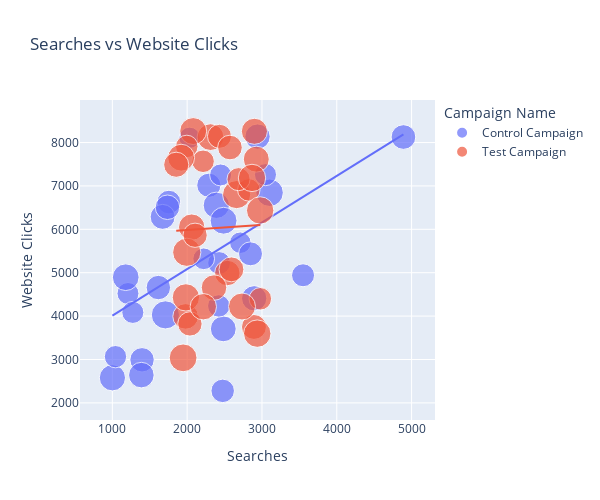

Write notebook code for a chart like this one.
### Code cell
# Searches vs Website Clicks

fig = px.scatter(data_frame=df, x='Searches', y='Website Clicks', color='Campaign Name', title='Searches vs Website Clicks', 
    width=600, height=500, trendline='ols', size= 'Spend [USD]')
fig.show()

### Figure 1 — Plotly figure (JSON) as saved in the notebook; plotly's stock layout.template omitted (floating-point values rounded to 4 significant figures)
{"data": [{"hovertemplate": "Campaign Name=Control Campaign<br>Searches=%{x}<br>Website Clicks=%{y}<br>Spend [USD]=%{marker.size}<extra></extra>", "legendgroup": "Control Campaign", "marker": {"color": "#636efa", "size": [2280, 2149, 2490, 2319, 2697, 1875, 2774, 2024, 2177, 1876, 2596, 1757, 2675, 1803, 2939, 2496, 1892, 1962, 2233, 2061, 2421, 2375, 2343, 2324, 1940, 1835, 3083, 2544, 1900, 2813], "sizemode": "area", "sizeref": 7.78, "symbol": "circle"}, "mode": "markers", "name": "Control Campaign", "orientation": "v", "showlegend": true, "type": "scatter", "x": [2290, 2475, 2941, 1397, 2390, 1209, 1179, 2427, 1756, 2447, 2483, 2033, 1001, 2711, 3102, 2896, 1274, 2423, 2847, 3549, 1672, 4891, 1737, 1615, 1042, 2221.0, 1709, 1388, 3047, 2487], "xaxis": "x", "y": [7016, 2277, 8137, 2993, 6554, 4521, 4896, 5224, 6628, 7253, 3706, 8110, 2578, 5691, 6843, 4410, 4085, 4234, 5435, 4941, 6287, 8127, 6508, 4658, 3065, 5321.0, 4028, 2640, 7260, 6198], "yaxis": "y"}, {"hovertemplate": "<b>OLS trendline</b><br>Website Clicks = 1.07423 * Searches + 2934.6<br>R<sup>2</sup>=0.280281<br><br>Campaign Name=Control Campaign<br>Searches=%{x}<br>Website Clicks=%{y} <b>(trend)</b><extra></extra>", "legendgroup": "Control Campaign", "marker": {"color": "#636efa", "symbol": "circle"}, "mode": "lines", "name": "Control Campaign", "showlegend": false, "type": "scatter", "x": [1001, 1042, 1179, 1209, 1274, 1388, 1397, 1615, 1672, 1709, 1737, 1756, 2033, 2221.0, 2290, 2390, 2423, 2427, 2447, 2475, 2483, 2487, 2711, 2847, 2896, 2941, 3047, 3102, 3549, 4891], "xaxis": "x", "y": [4010.0, 4054.0, 4201.0, 4233.0, 4303.0, 4426.0, 4435.0, 4669.0, 4731.0, 4770.0, 4801.0, 4821.0, 5119.0, 5321.0, 5395.0, 5502.0, 5537.0, 5542.0, 5563.0, 5593.0, 5602.0, 5606.0, 5847.0, 5993.0, 6046.0, 6094.0, 6208.0, 6267.0, 6747.0, 8189.0], "yaxis": "y"}, {"hovertemplate": "Campaign Name=Test Campaign<br>Searches=%{x}<br>Website Clicks=%{y}<br>Spend [USD]=%{marker.size}<extra></extra>", "legendgroup": "Test Campaign", "marker": {"color": "#EF553B", "size": [3008, 2790, 2420, 2831, 1972, 2537, 2516, 3076, 1968, 1979, 2626, 2542, 2712, 3112, 2899, 2407, 2078, 2928, 2311, 2915, 2247, 2805, 2365, 1977, 2710, 2297, 2458, 2838, 2916, 2652], "sizemode": "area", "sizeref": 7.78, "symbol": "circle"}, "mode": "markers", "name": "Test Campaign", "orientation": "v", "showlegend": true, "type": "scatter", "x": [1946, 2312, 2893, 2081, 2213, 1979, 2537, 2661, 1995, 2824, 2924, 2359, 2061, 1995, 1983, 2592, 2687, 2937, 2037, 2976, 2432, 1920, 2572, 2978, 2216, 2106, 1854, 2733, 2867, 2899], "xaxis": "x", "y": [3038, 8125, 3750, 8264, 7568, 3993, 4993, 6800, 7910, 6909, 7617, 4657, 6050, 5471, 4431, 5077, 7156, 3596, 3820, 6435, 8144, 7651, 7885, 4399, 4216, 5863, 7488, 4221, 7184, 8259], "yaxis": "y"}, {"hovertemplate": "<b>OLS trendline</b><br>Website Clicks = 0.118788 * Searches + 5744.99<br>R<sup>2</sup>=0.000730<br><br>Campaign Name=Test Campaign<br>Searches=%{x}<br>Website Clicks=%{y} <b>(trend)</b><extra></extra>", "legendgroup": "Test Campaign", "marker": {"color": "#EF553B", "symbol": "circle"}, "mode": "lines", "name": "Test Campaign", "showlegend": false, "type": "scatter", "x": [1854, 1920, 1946, 1979, 1983, 1995, 1995, 2037, 2061, 2081, 2106, 2213, 2216, 2312, 2359, 2432, 2537, 2572, 2592, 2661, 2687, 2733, 2824, 2867, 2893, 2899, 2924, 2937, 2976, 2978], "xaxis": "x", "y": [5965.0, 5973.0, 5976.0, 5980.0, 5981.0, 5982.0, 5982.0, 5987.0, 5990.0, 5992.0, 5995.0, 6008.0, 6008.0, 6020.0, 6025.0, 6034.0, 6046.0, 6051.0, 6053.0, 6061.0, 6064.0, 6070.0, 6080.0, 6086.0, 6089.0, 6089.0, 6092.0, 6094.0, 6099.0, 6099.0], "yaxis": "y"}], "layout": {"height": 500, "legend": {"itemsizing": "constant", "title": {"text": "Campaign Name"}, "tracegroupgap": 0}, "title": {"text": "Searches vs Website Clicks"}, "width": 600, "xaxis": {"anchor": "y", "domain": [0, 1], "title": {"text": "Searches"}}, "yaxis": {"anchor": "x", "domain": [0, 1], "title": {"text": "Website Clicks"}}}}
